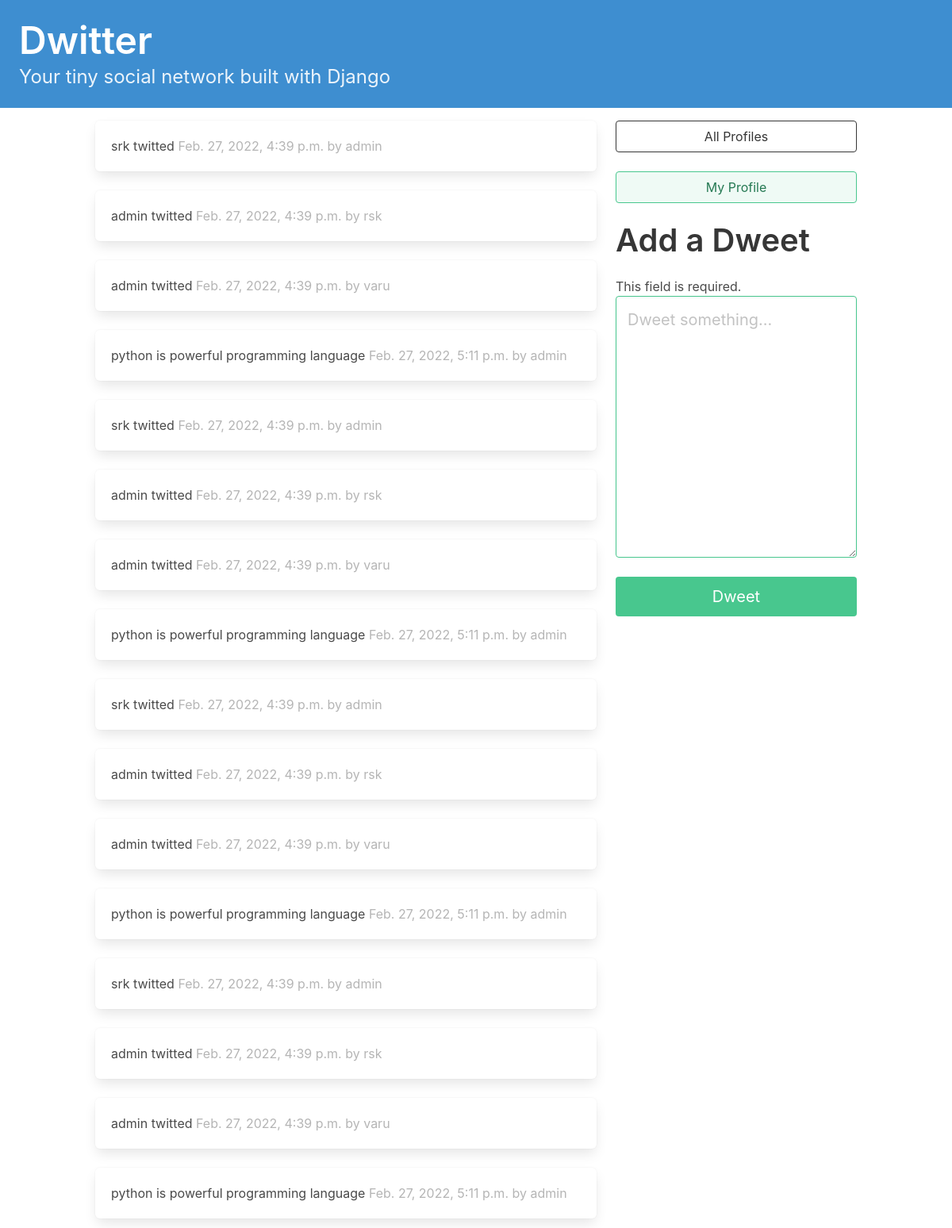
The app's page / (signed in), older data.
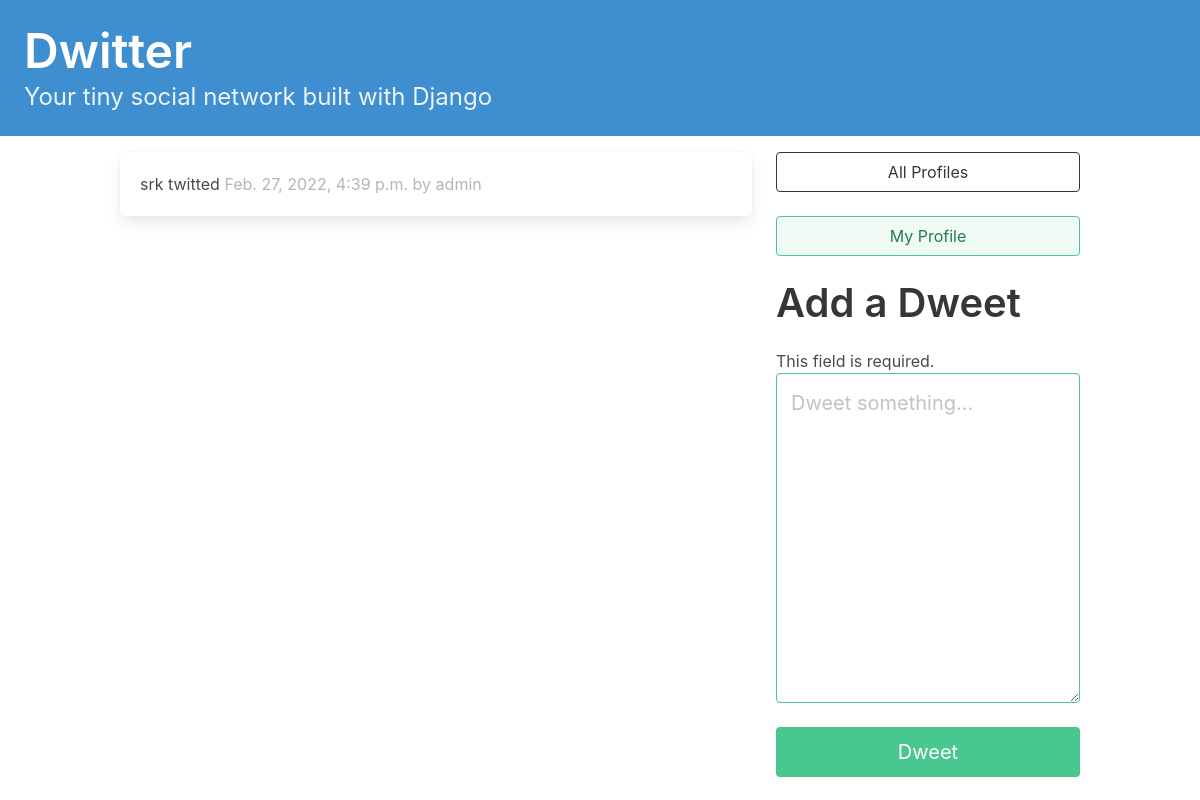
The same page, newer data.
### app/models.py (models this page shows, shortened)
class Dweet(models.Model):
    user = models.ForeignKey(
        User, related_name="dweets", on_delete=models.DO_NOTHING
    )
    body = models.CharField(max_length=140)
    created_at = models.DateTimeField(auto_now_add=True)

### app/views.py (the view)
# urls.py: path('', dashboard, name="dashboard"),
def dashboard(request):
    form = DweetForm(request.POST)
    if request.method == "POST":
        if form.is_valid():
            dweet = form.save(commit=False)
            dweet.user = request.user
            dweet.save()
            return redirect("/")
    followed_dweets = Dweet.objects.filter(
        user__profile__in=request.user.profile.follows.all()
    ).order_by("created_at")
    return render(request, 'dashboard.html', {"form": form,"dweets": followed_dweets})

### app/forms.py
class DweetForm(forms.ModelForm):
    body = forms.CharField(required=True, widget=forms.widgets.Textarea(
            attrs={
                "placeholder": "Dweet something...",
                "class": "textarea is-success is-medium",
            }
        ),
        label="",
    )
    class Meta:
        model = Dweet
        exclude = ("user", )

### templates/dashboard.html (shortened to what this page needs)
{% extends 'base.html' %}
{% block content %}
<div class="column">
    {% for followed in user.profile.follows.all %}
        {% for dweet in followed.user.dweets.all %}
{% for dweet in dweets %}
            <div class="box">
                {{ dweet.body }}
                <span class="is-small has-text-grey-light">
                    {{ dweet.created_at }} by {{ dweet.user.username }}
                </span>
            </div>
{% endfor %}
        {% endfor %}
    {% endfor %}
</div>
<div class="column is-one-third">
    <div class="block">
        <a href="{% url 'app:profile_list' %} ">
            <button class="button is-dark is-outlined is-fullwidth">
                All Profiles
            </button>
        </a>
    </div>
    <div class="block">
        <a href="{% url 'app:profile' request.user.profile.id %} ">
            <button class="button is-success is-light is-outlined is-fullwidth">
                My Profile
            </button>
        </a>
    </div>
    <div class="block">
        <div class="block">
            <h2 class="title is-2">Add a Dweet</p>
        </div>
        <div class="block">
    <form method="post">
    {{ form.as_p }}
      <button class="button is-success is-fullwidth is-medium mt-5"
                type="submit">Dweet
        </button>
    </form>
</div>
  </div>
</div>
{% endblock content %}

### templates/base.html (shortened to what this page needs)
<!DOCTYPE html>
<html lang="en">
<head>
     <link rel="stylesheet"
          href="https://cdn.jsdelivr.net/npm/bulma@0.9.3/css/bulma.min.css">
</head>
<body>
        <section class="hero is-small is-info mb-4">
        <div class="hero-body">
            <h1 class="title is-1">Dwitter</h1>
            <p class="subtitle is-4">
                Your tiny social network built with Django
            </p>
        </div>
    </section>
    <div class="container">
        <div class="columns">
        {% block content %}
        {% endblock content %}
    </div>
    </div>
</body>
</html>

Row changes from the older to the newer data that the page shows:
removed Dweet: body "admin twitted", created_at "Feb. 27, 2022, 4:39 p.m.", user.username "rsk", Dweet (body "srk twitted", created_at "Feb. 27, 2022, 4:39 p.m.", user.username "admin")
removed Dweet: body "admin twitted", created_at "Feb. 27, 2022, 4:39 p.m.", user.username "varu", Dweet (body "srk twitted", created_at "Feb. 27, 2022, 4:39 p.m.", user.username "admin")
removed Dweet: body "python is powerful programming language", created_at "Feb. 27, 2022, 5:11 p.m.", user.username "admin", Dweet (body "srk twitted", created_at "Feb. 27, 2022, 4:39 p.m.", user.username "admin")
